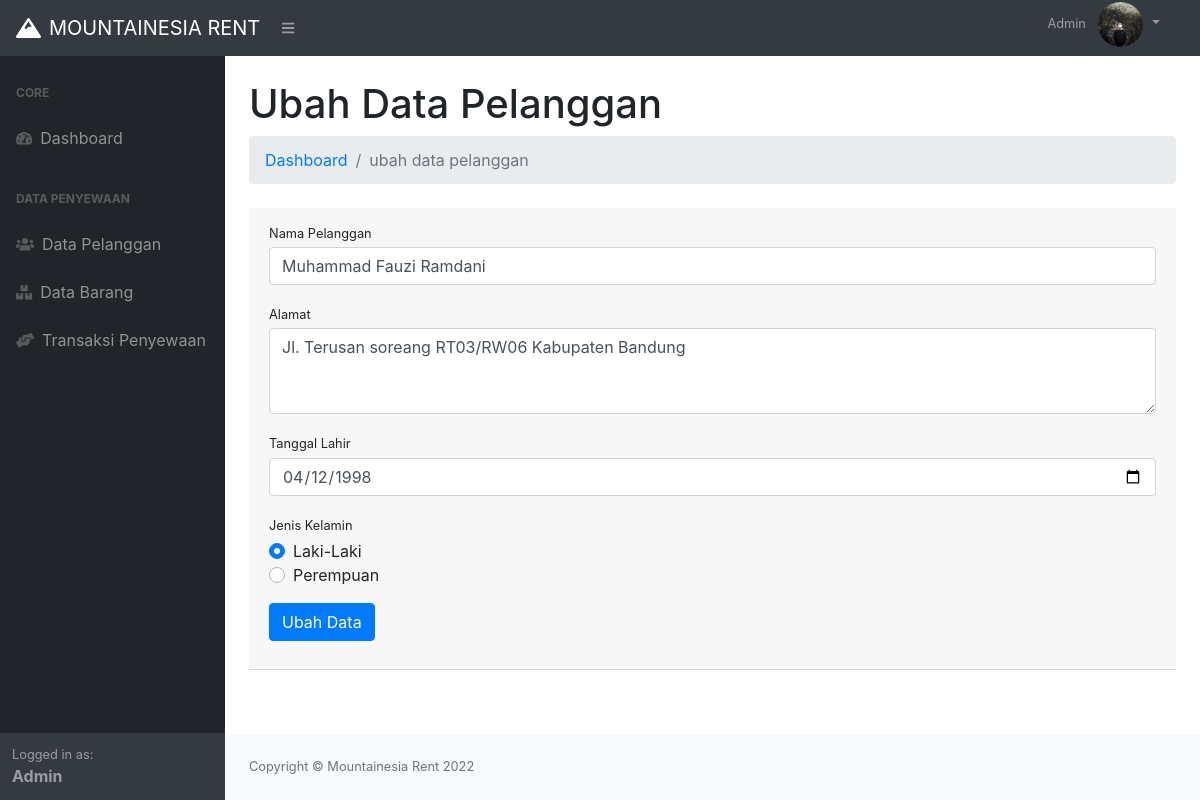
The page /index.php?p=pelanggan&aksi=ubah&id=2 (signed in) on the database its author committed.
### tables this page shows
CREATE TABLE `tb_pelanggan` (
  `idpelanggan` int(11) NOT NULL,
  `nama_pelanggan` varchar(50) NOT NULL,
  `alamat` varchar(255) NOT NULL,
  `tgl_lahir` date NOT NULL,
  `jk` enum('L','P') NOT NULL
);

### page/pelanggan/ubah.php (the view, shortened to what this page needs)
<?php
$id_pelanggan = $_GET['id'];
$tampilPelanggan = $conn->query("SELECT * FROM tb_pelanggan WHERE idpelanggan = $id_pelanggan") or die(mysqli_error($conn));
$pecahPelanggan = $tampilPelanggan->fetch_assoc();
?>
<h1 class="mt-4">Ubah Data Pelanggan</h1>
<ol class="breadcrumb mb-4">
    <li class="breadcrumb-item"><a href="index.php">Dashboard</a></li>
    <li class="breadcrumb-item active">ubah data pelanggan</li>
</ol>
<div class="card-header mb-5">
	<form action="" method="post">
    <div class="form-group">
        <label class="small mb-1" for="nama_pelanggan">Nama Pelanggan</label>
        <input class="form-control" id="nama_pelanggan" value="<?= $pecahPelanggan['nama_pelanggan']; ?>" name="nama_pelanggan" type="text" placeholder="Masukkan nama pelanggan"/>
    </div>
    <div class="form-group">
        <label class="small mb-1" for="alamat">Alamat</label>
        <textarea class="form-control" id="alamat" name="alamat" rows="3" placeholder="Masukkan alamat pelanggan"/><?php echo $pecahPelanggan['alamat']; ?></textarea>
    </div>
    <div class="form-group">
        <label class="small mb-1" for="tgl_lahir">Tanggal Lahir</label>
        <input type="date" value="<?= $pecahPelanggan['tgl_lahir']; ?>" name="tgl_lahir" id="tgl_lahir" class="form-control">
    </div>
    <div class="form-group">
        <label class="small mb-1" for="jk">Jenis Kelamin</label>
        <div class="custom-control custom-radio">
          <label class="custom-control-label" for="customRadio1">Laki-Laki</label>
        </div>
        <div class="custom-control custom-radio">
          <label class="custom-control-label" for="customRadio2">Perempuan</label>
        </div>
    </div>
    <div class="form-group">
    	<button type="submit" class="btn btn-primary" name="ubah">Ubah Data</button>
    </div>
	</form>
</div>

### rows shown on the page
tb_pelanggan: nama_pelanggan "Muhammad Fauzi Ramdani", alamat "Jl. Terusan soreang RT03/RW06 Kabupaten Bandung", tgl_lahir "04/12/1998"

### other values the page prints
$_SESSION['login']['nama'] "Admin"
